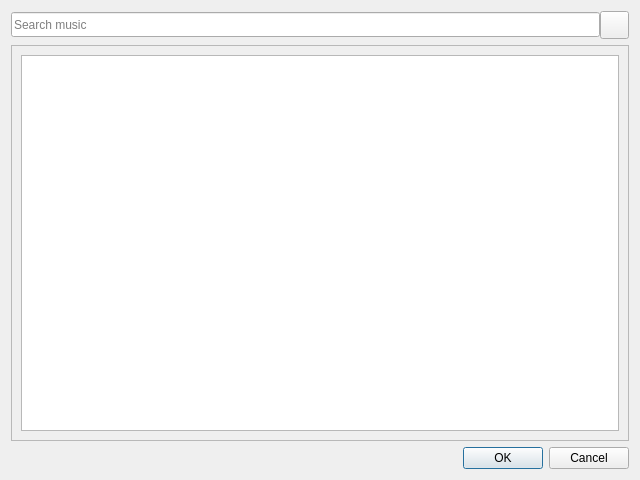
<?xml version="1.0" encoding="UTF-8"?>
<ui version="4.0">
 <class>BrowseMusicDialog</class>
 <widget class="QDialog" name="BrowseMusicDialog">
  <property name="geometry">
   <rect>
    <x>0</x>
    <y>0</y>
    <width>640</width>
    <height>480</height>
   </rect>
  </property>
  <property name="sizePolicy">
   <sizepolicy hsizetype="Preferred" vsizetype="Maximum">
    <horstretch>0</horstretch>
    <verstretch>0</verstretch>
   </sizepolicy>
  </property>
  <property name="windowTitle">
   <string>Dialog</string>
  </property>
  <layout class="QGridLayout" name="gridLayout">
   <item row="1" column="0">
    <widget class="QScrollArea" name="scrollArea">
     <property name="sizePolicy">
      <sizepolicy hsizetype="Expanding" vsizetype="MinimumExpanding">
       <horstretch>0</horstretch>
       <verstretch>0</verstretch>
      </sizepolicy>
     </property>
     <property name="widgetResizable">
      <bool>true</bool>
     </property>
     <widget class="QWidget" name="scrollAreaWidgetContents">
      <property name="geometry">
       <rect>
        <x>0</x>
        <y>0</y>
        <width>620</width>
        <height>396</height>
       </rect>
      </property>
      <layout class="QGridLayout" name="gridLayout_2">
       <item row="1" column="0">
        <widget class="QTableView" name="browseMusicTableView"/>
       </item>
      </layout>
     </widget>
    </widget>
   </item>
   <item row="2" column="0">
    <widget class="QDialogButtonBox" name="buttonBox">
     <property name="orientation">
      <enum>Qt::Horizontal</enum>
     </property>
     <property name="standardButtons">
      <set>QDialogButtonBox::Cancel|QDialogButtonBox::Ok</set>
     </property>
    </widget>
   </item>
   <item row="0" column="0">
    <layout class="QHBoxLayout" name="horizontalLayout">
     <property name="spacing">
      <number>0</number>
     </property>
     <item>
      <widget class="QLineEdit" name="searchLine">
       <property name="sizePolicy">
        <sizepolicy hsizetype="Expanding" vsizetype="Fixed">
         <horstretch>0</horstretch>
         <verstretch>0</verstretch>
        </sizepolicy>
       </property>
       <property name="minimumSize">
        <size>
         <width>0</width>
         <height>25</height>
        </size>
       </property>
       <property name="placeholderText">
        <string>Search music</string>
       </property>
      </widget>
     </item>
     <item>
      <widget class="QToolButton" name="searchButtonBrowseMusic">
       <property name="text">
        <string/>
       </property>
       <property name="icon">
        <iconset resource="resources.qrc">
         <normaloff>:/Icons/SearchWhite</normaloff>:/Icons/SearchWhite</iconset>
       </property>
       <property name="iconSize">
        <size>
         <width>21</width>
         <height>21</height>
        </size>
       </property>
      </widget>
     </item>
    </layout>
   </item>
  </layout>
 </widget>
 <resources>
  <include location="resources.qrc"/>
 </resources>
 <connections>
  <connection>
   <sender>buttonBox</sender>
   <signal>accepted()</signal>
   <receiver>BrowseMusicDialog</receiver>
   <slot>accept()</slot>
   <hints>
    <hint type="sourcelabel">
     <x>248</x>
     <y>254</y>
    </hint>
    <hint type="destinationlabel">
     <x>157</x>
     <y>274</y>
    </hint>
   </hints>
  </connection>
  <connection>
   <sender>buttonBox</sender>
   <signal>rejected()</signal>
   <receiver>BrowseMusicDialog</receiver>
   <slot>reject()</slot>
   <hints>
    <hint type="sourcelabel">
     <x>316</x>
     <y>260</y>
    </hint>
    <hint type="destinationlabel">
     <x>286</x>
     <y>274</y>
    </hint>
   </hints>
  </connection>
 </connections>
</ui>
